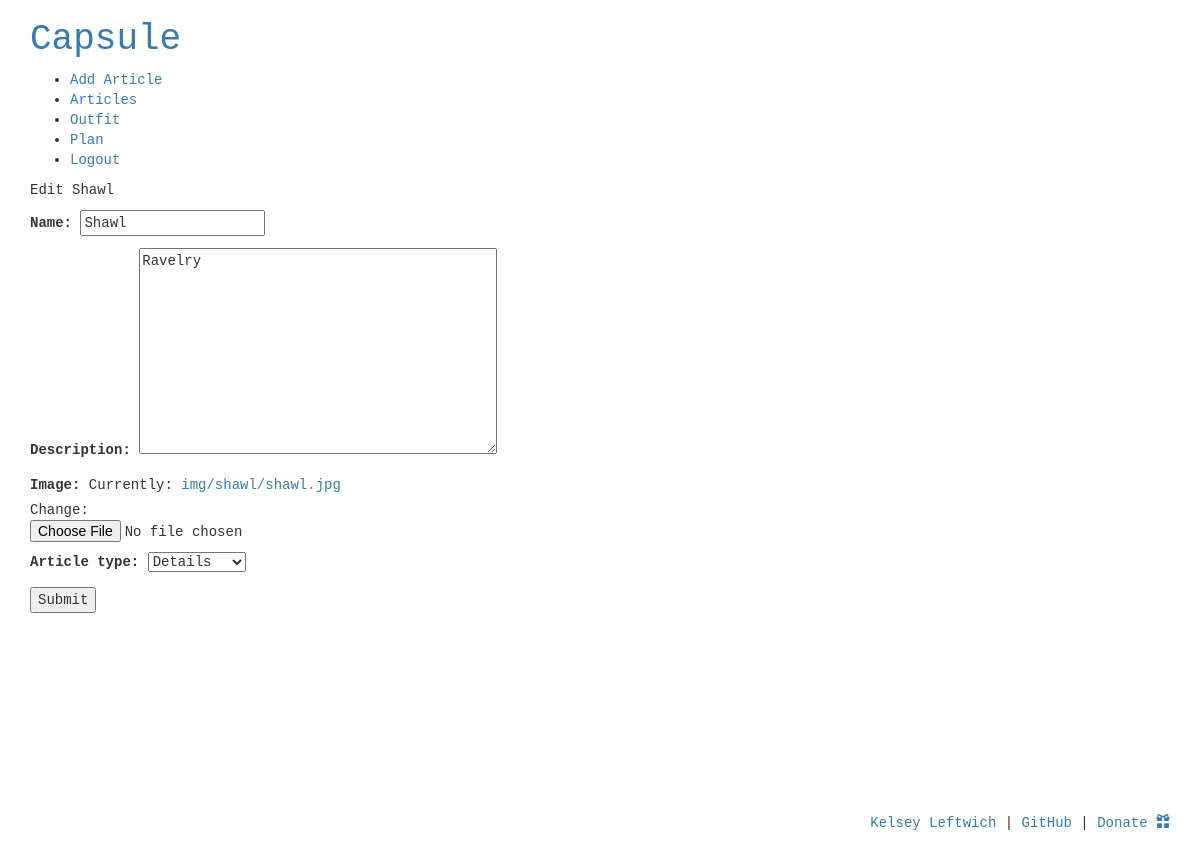
Page /articles/43/edit/ (signed in) on the committed database.
### grid/models.py (models this page shows, shortened)
class Article(models.Model):
	ARTICLE_TYPES = (
		('T', 'Top'),
		('B', 'Bottom'),
		('D', 'Dress'),
		('A', 'Details'),
		('O', 'Outer'),
		('S', 'Shoes'),
		)
	WEATHER_TYPES = (
		('C', 'Cool'),
		('W', 'Warm'),
		('B', 'Both'),
		)
	name = models.CharField(max_length=255)
	description = models.TextField(blank=True, null=True)
	user = models.ForeignKey(User, on_delete=models.CASCADE, null=False)
	image = models.ImageField(upload_to=get_image_path, blank=False, null=False)
	article_type = models.CharField(max_length=1, choices=ARTICLE_TYPES, null=True)
	weather_type = models.CharField(max_length=1, choices=WEATHER_TYPES, null=True)

### grid/views.py (the view)
# urls.py: url(r'^articles/(?P<article_id>[-\w]+)/edit/$', views.edit_article, name='edit_article'),
@login_required
def edit_article(request, article_id):
	article = Article.objects.get(id=article_id)
	if article.user != request.user:
		raise Http404
	form_class = ArticleForm
	if request.method == 'POST':
		form = form_class(data=request.POST, instance=article, files=request.FILES)
		if form.is_valid():
			form.save()
			return redirect('article_detail', article_id = article.id)
	else:
		form = form_class(instance=article)
		return render(request, 'articles/edit_article.html', {'article': article, 'form': form,})

### grid/forms.py
class ArticleForm(ModelForm):
	class Meta:
		model = Article
		fields = ('name', 'description', 'image', 'article_type')
		file = forms.ImageField()

### grid/templates/articles/edit_article.html (shortened to what this page needs)
{% extends 'base.html' %}
{% block content %}
<p>Edit {{article.name}}</p>
<form role="form" action="" method="post" enctype="multipart/form-data">
{{ form.as_p }}
<button type="submit">Submit</button>
</form>
{% endblock content %}

### grid/static/css/style.css (style rules this page uses)
body { font-family: monospace; }

### rows in the picture
Article: name "Shawl", description "Ravelry", article_type "Details"
